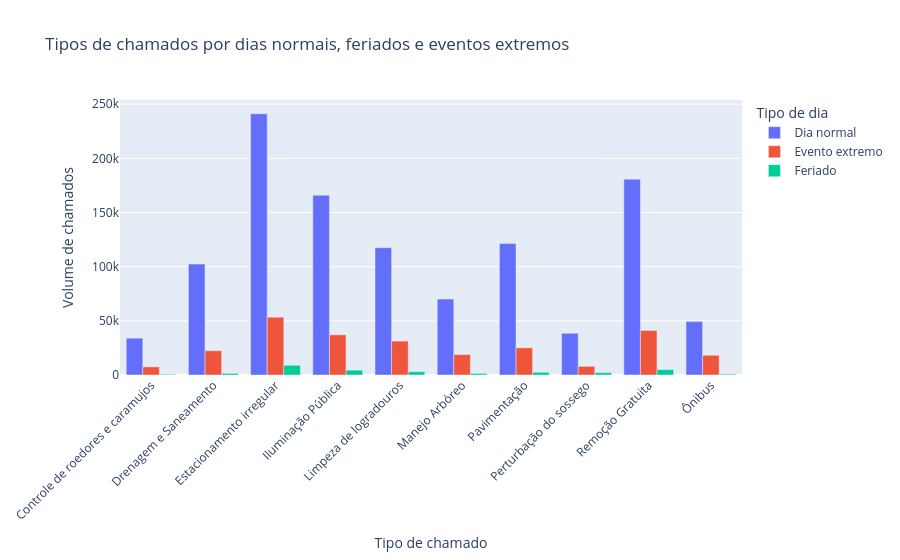

Write notebook code for a chart like this one.
### Code cell
fig = px.bar(
    df_tipo_evento_top,
    x="tipo",
    y="volume_total",
    color="tipo_dia",
    barmode="group",
    title="Tipos de chamados por dias normais, feriados e eventos extremos",
    labels={
        "tipo": "Tipo de chamado",
        "volume_total": "Volume de chamados",
        "tipo_dia": "Tipo de dia"
    }
)

fig.update_layout(xaxis_tickangle=-45)
fig.show()

### Figure 1 — Plotly figure (JSON) as saved in the notebook; plotly's stock layout.template omitted (floating-point values rounded to 4 significant figures)
{"data": [{"alignmentgroup": "True", "hovertemplate": "Tipo de dia=Dia normal<br>Tipo de chamado=%{x}<br>Volume de chamados=%{y}<extra></extra>", "legendgroup": "Dia normal", "marker": {"color": "#636efa", "pattern": {"shape": ""}}, "name": "Dia normal", "offsetgroup": "Dia normal", "orientation": "v", "showlegend": true, "textposition": "auto", "type": "bar", "x": ["Controle de roedores e caramujos", "Drenagem e Saneamento", "Estacionamento irregular", "Iluminação Pública", "Limpeza de logradouros", "Manejo Arbóreo", "Pavimentação", "Perturbação do sossego", "Remoção Gratuita", "Ônibus"], "xaxis": "x", "y": [33994, 102417, 241133, 166001, 117470, 70068, 121294, 38522, 180727, 49266], "yaxis": "y"}, {"alignmentgroup": "True", "hovertemplate": "Tipo de dia=Evento extremo<br>Tipo de chamado=%{x}<br>Volume de chamados=%{y}<extra></extra>", "legendgroup": "Evento extremo", "marker": {"color": "#EF553B", "pattern": {"shape": ""}}, "name": "Evento extremo", "offsetgroup": "Evento extremo", "orientation": "v", "showlegend": true, "textposition": "auto", "type": "bar", "x": ["Controle de roedores e caramujos", "Drenagem e Saneamento", "Estacionamento irregular", "Iluminação Pública", "Limpeza de logradouros", "Manejo Arbóreo", "Pavimentação", "Perturbação do sossego", "Remoção Gratuita", "Ônibus"], "xaxis": "x", "y": [7513, 22398, 53383, 37087, 31300, 18835, 25051, 7983, 41116, 18234], "yaxis": "y"}, {"alignmentgroup": "True", "hovertemplate": "Tipo de dia=Feriado<br>Tipo de chamado=%{x}<br>Volume de chamados=%{y}<extra></extra>", "legendgroup": "Feriado", "marker": {"color": "#00cc96", "pattern": {"shape": ""}}, "name": "Feriado", "offsetgroup": "Feriado", "orientation": "v", "showlegend": true, "textposition": "auto", "type": "bar", "x": ["Controle de roedores e caramujos", "Drenagem e Saneamento", "Estacionamento irregular", "Iluminação Pública", "Limpeza de logradouros", "Manejo Arbóreo", "Pavimentação", "Perturbação do sossego", "Remoção Gratuita", "Ônibus"], "xaxis": "x", "y": [622, 1499, 8961, 4455, 3044, 1449, 2493, 2162, 4920, 767], "yaxis": "y"}], "layout": {"barmode": "group", "legend": {"title": {"text": "Tipo de dia"}, "tracegroupgap": 0}, "title": {"text": "Tipos de chamados por dias normais, feriados e eventos extremos"}, "xaxis": {"anchor": "y", "domain": [0, 1], "tickangle": -45, "title": {"text": "Tipo de chamado"}}, "yaxis": {"anchor": "x", "domain": [0, 1], "title": {"text": "Volume de chamados"}}}}
